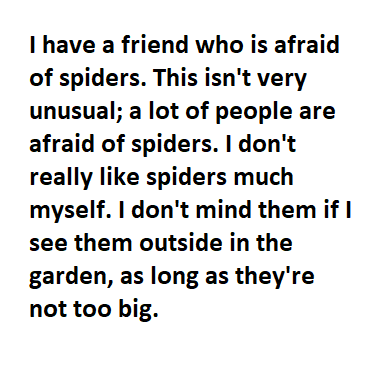
#> input picture data/1.png, 389 x 370 px
$ python -i ContourBbox.py   (imports and definitions only)
#> lines starting #> are read from the running program, lines starting #| are printed output that depends on the picture
### dilationconstant.py
import cv2
from curve_fit import findCurveFit
#helper function to find the optimal kernel for dilation
def dilation_constant_selector(image):
    '''
    This is an helper function to find the optimal K for the dilation. it checks with a list of K values and once the curve is fitted the K is     returned to here
    '''
    ContourCount =[]
    kernel_value =0
    for i in range (1,100):
        kernel = cv2.getStructuringElement(cv2.MORPH_RECT, (i,i))
        dilate = cv2.dilate(image,kernel,iterations=1)
        contours = cv2.findContours(dilate,cv2.RETR_EXTERNAL, cv2.CHAIN_APPROX_NONE)
        ContourCount.append(len(contours[1]))

        if i >=4:
            pixelC, trigg = findCurveFit(ContourCount)
            if trigg == True:
                kernel_value=i
                break
    return kernel_value


### curve_fit.py
import cv2
import numpy as np

from scipy.optimize import curve_fit

def sigmoid(x, L ,x0, k, b):
    #defining the inverse sigmoid function for curve fit calculation
    y = (L / (1 + np.exp(k*(x+x0)))+b)
    return (y)


def isCurveSigmoid(ContourCounts, count):
        '''
            The function will check with the obtained contour values(greater than 4 for minimum count) that if it fits the inverse sigmoid               function.If it fits the event is triggered else it will return false. This is the method used for finding optimal dilation                   kernel size
        '''

        xIndex = len(ContourCounts)

        p0 = [max(ContourCounts), np.median(xIndex),1,min(ContourCounts)] # this is an mandatory initial guess

        popt, pcov = curve_fit(sigmoid, list(range(xIndex)), ContourCounts, p0, method='lm', maxfev=10000)

        yVals = sigmoid(list(range(xIndex)), *popt)


        # May have to check for a value much less than Median to avoid false positives.
        if np.median(yVals[:3]) - np.median(yVals[-3:]) > 15:
            print('Triggered Event')
            return True
        else:

            return False


def findCurveFit(ContourCount):

    triggerEvent = False
    #checking for each contour value list from i=4 (minimum required points) to fit the curve
    if isCurveSigmoid(ContourCount, len(ContourCount)):
        print('Event Triggered...')
        triggerEvent = True


    return ContourCount, triggerEvent

### ContourBbox.py
import cv2
import matplotlib.pyplot as plt
import random
import json
from dilationconstant import dilation_constant_selector
z=0
s=0
#function to remove the horizondal and vertical lines in the given image
def line_removal(image_path):
    image = image_path
    #setting up horizondal and vertical kernel for checking the lines
    hori_kernel = cv2.getStructuringElement(cv2.MORPH_RECT, (60,1))
    verti_kernel = cv2.getStructuringElement(cv2.MORPH_RECT, (2,40))

    hori_line = 255-cv2.morphologyEx(image,cv2.MORPH_CLOSE, hori_kernel,iterations=1)

    result = cv2.add(image,hori_line)

    verti_line = 255 - cv2.morphologyEx(image,cv2.MORPH_CLOSE, verti_kernel,iterations=1)

    result = cv2.add(result,verti_line)
    return result


def word_picker(image):
    '''
    The function removes the horizondal and vertical lines in an image and find the contours of the words in it. And returns the largest         contour word.
    '''
    arr = []
    c = 0
    out = image.copy()
    line_removed = line_removal(image)

    imagem = cv2.bitwise_not(line_removed)
    #finding the optimal kernel value by curve fitting method.
    k = dilation_constant_selector(imagem)
    kernel = cv2.getStructuringElement(cv2.MORPH_RECT, (k,k))
    dilate = cv2.dilate(imagem,kernel,iterations=1)

    contours = cv2.findContours(dilate,
    cv2.RETR_EXTERNAL, cv2.CHAIN_APPROX_NONE)
    for i in range(0, len(contours[1])):
        area = cv2.contourArea(contours[1][i])
        x,y,w,h = cv2.boundingRect(contours[1][i])
        #arr.append([x,y,x+w,y+h])
        arr.append([x,y,w,h])
    #sorting the contours on the basis of width and selcting the largest one
    arr.sort(key = lambda x: x[2])
    c = arr[-1]
    #cropping the largest area from the image
    crop_img = out[c[1]:c[1]+c[3], c[0]:c[0]+c[2]]
    return crop_img

>>> import cv2
>>> picture = cv2.imread('data/1.png', cv2.IMREAD_GRAYSCALE)
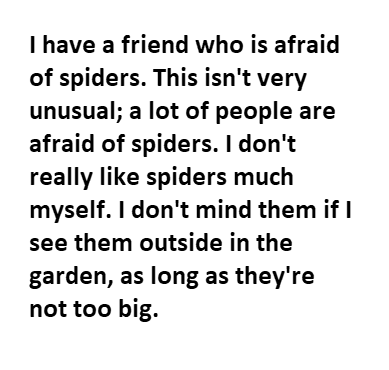
#> picture: shape (370, 389); min 0, max 255, mean 227.4
>>> result = word_picker(picture)
#> in line_removal, `hori_line = 255-cv2.morphologyEx(image,cv2.MORPH_CLOSE, hori_kernel,it..`: hori_line: shape (370, 389); every value is 0
#> in word_picker, `imagem = cv2.bitwise_not(line_removed)`:
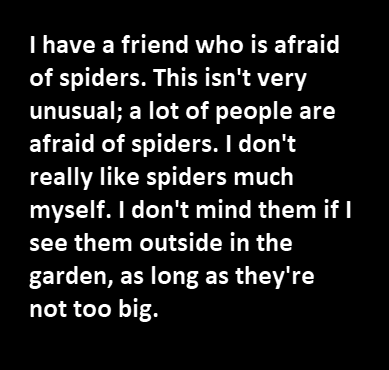
#> imagem: shape (370, 389); min 0, max 255, mean 27.6
#> the loop in dilation_constant_selector, `for i in range (1,100):` made 99 passes
#> pixelC on passes 4 to 10: [1, 1, 1, 1], [1, 1, 1, 1, 1], [1, 1, 1, 1, 1, 1], [1, 1, 1, 1, 1, 1, 1], [1, 1, 1, 1, 1, 1, 1, 1], [1, 1, 1, 1, 1, 1, 1, 1, 1], [1, 1, 1, 1, 1, 1, 1, 1, 1, 1]
#> pixelC on passes 18 to 20: [1, 1, 1, 1, 1, 1, 1, 1, 1, 1, 1, 1, 1, 1, 1, 1, 1, 1], [1, 1, 1, 1, 1, 1, 1, 1, 1, 1, 1, 1, 1, 1, 1, 1, 1, 1, 1], [1, 1, 1, 1, 1, 1, 1, 1, 1, 1, 1, 1, 1, 1, 1, 1, 1, 1, 1, 1]
#> pass 2, in dilation_constant_selector, `dilate = cv2.dilate(image,kernel,iterations=1)`:
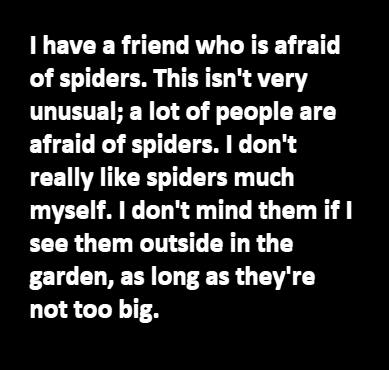
#> dilate: shape (370, 389); min 0, max 255, mean 39
#> pass 3, in dilation_constant_selector, `dilate = cv2.dilate(image,kernel,iterations=1)`:
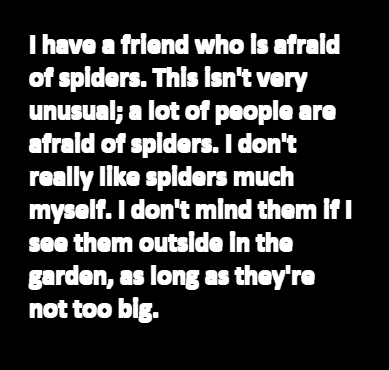
#> dilate: shape (370, 389); min 0, max 255, mean 50.2
#> after the loop in dilation_constant_selector, `for i in range (1,100):`:
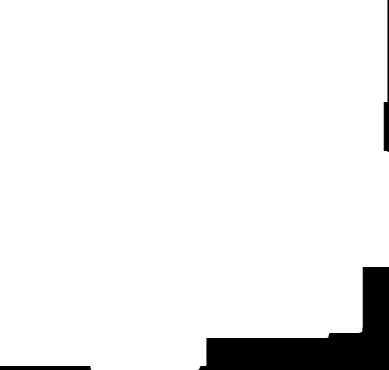
#> dilate: shape (370, 389); min 0, max 255, mean 239.6
#> after the loop in dilation_constant_selector, `for i in range (1,100):`: ContourCount = 99 values from 1 to 1
#> in word_picker, `k = dilation_constant_selector(imagem)`: k = 0
#> (the run stopped early here; a loop or call above may not have finished)

$ run again, on data/11.png
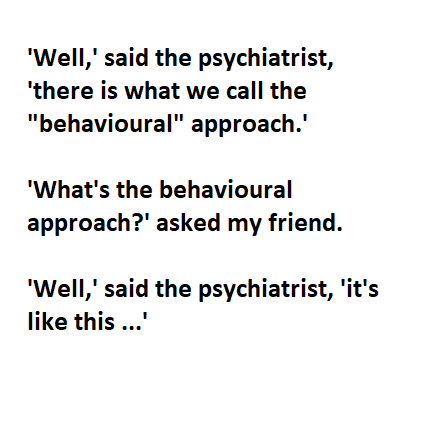
#> input picture data/11.png, 430 x 447 px
#> hori_line: shape (447, 430); every value is 0
#> in word_picker, `imagem = cv2.bitwise_not(line_removed)`:
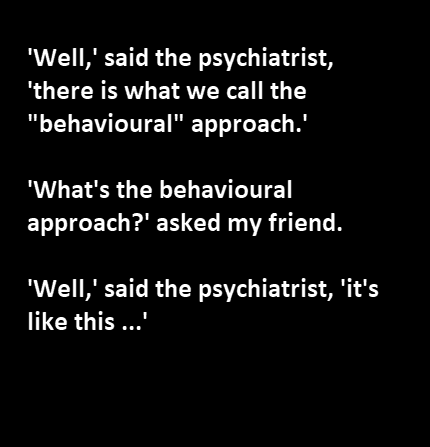
#> imagem: shape (447, 430); min 0, max 255, mean 16.5
#> the loop in dilation_constant_selector, `for i in range (1,100):` made 99 passes
#> pixelC on passes 4 to 8: [1, 1, 1, 1], [1, 1, 1, 1, 1], [1, 1, 1, 1, 1, 1], [1, 1, 1, 1, 1, 1, 1], [1, 1, 1, 1, 1, 1, 1, 1]
#> after the loop in dilation_constant_selector, `for i in range (1,100):`:
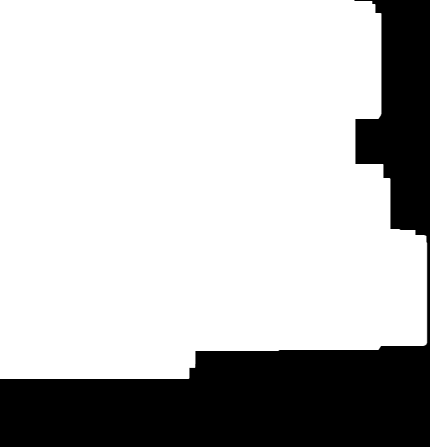
#> dilate: shape (447, 430); min 0, max 255, mean 190.6
#> after the loop in dilation_constant_selector, `for i in range (1,100):`: ContourCount = 99 values from 1 to 1
#> k = 0

$ run again, on data/13.png
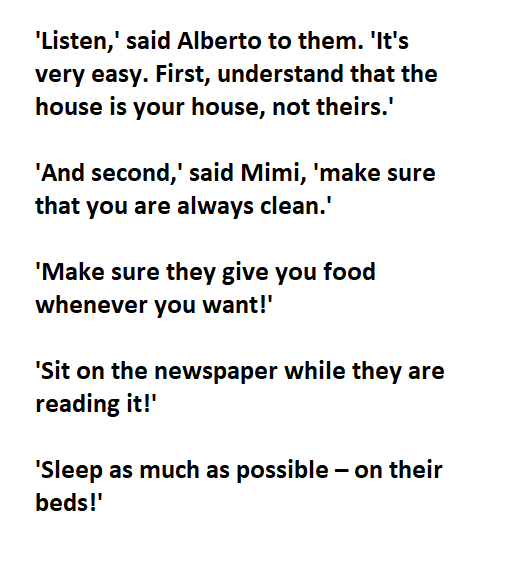
#> input picture data/13.png, 523 x 567 px
#> hori_line: shape (567, 523); every value is 0
#> in word_picker, `imagem = cv2.bitwise_not(line_removed)`:
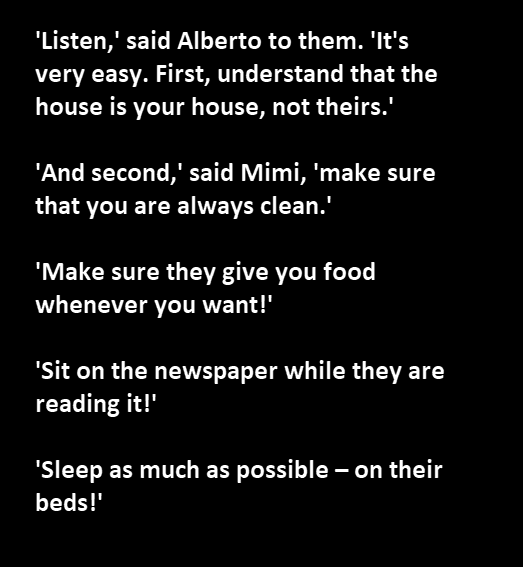
#> imagem: shape (567, 523); min 0, max 255, mean 18.7
#> the loop in dilation_constant_selector, `for i in range (1,100):` made 99 passes
#> pixelC on passes 4 to 8: [1, 1, 1, 1], [1, 1, 1, 1, 1], [1, 1, 1, 1, 1, 1], [1, 1, 1, 1, 1, 1, 1], [1, 1, 1, 1, 1, 1, 1, 1]
#> after the loop in dilation_constant_selector, `for i in range (1,100):`:
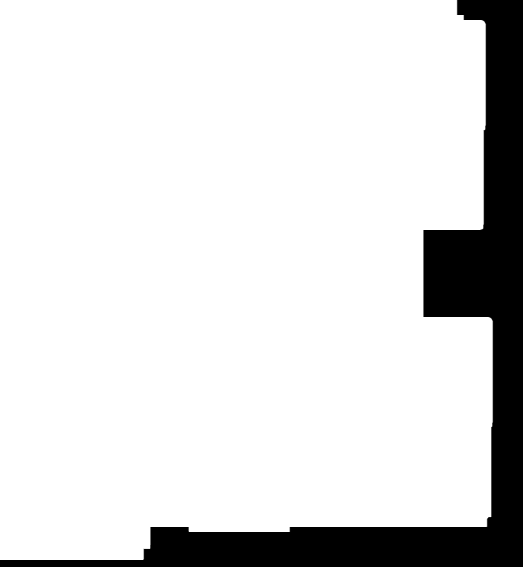
#> dilate: shape (567, 523); min 0, max 255, mean 220.6
#> after the loop in dilation_constant_selector, `for i in range (1,100):`: ContourCount = 99 values from 1 to 1
#> k = 0
